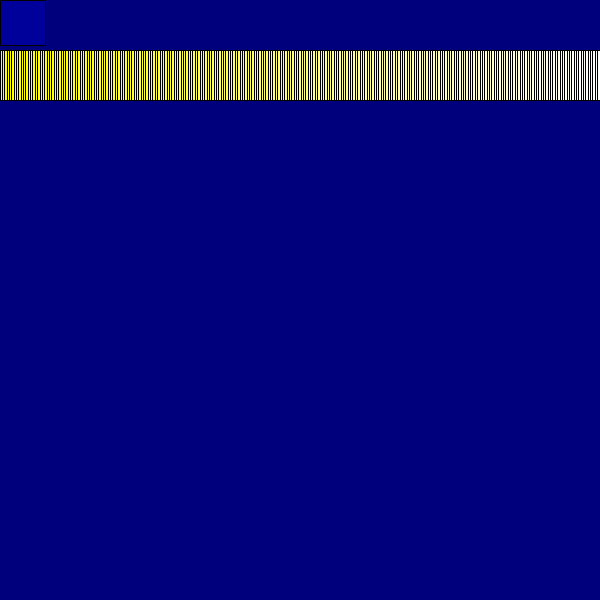
Frame 1 (no input)
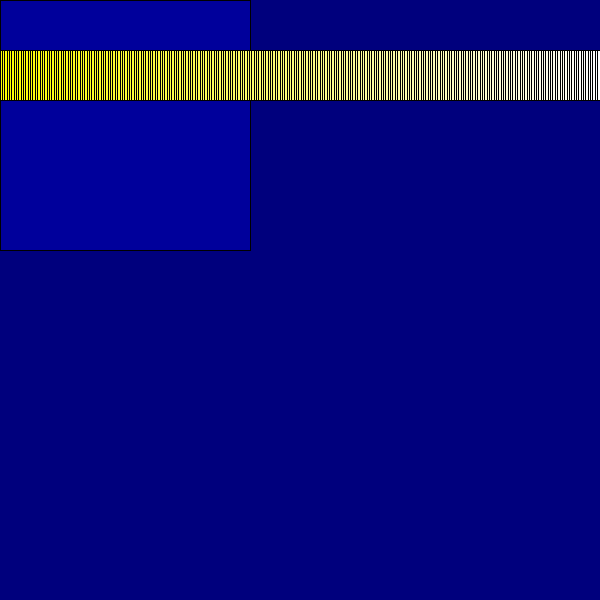
Frame 60 (the mouse pressed at the canvas centre just before this capture)
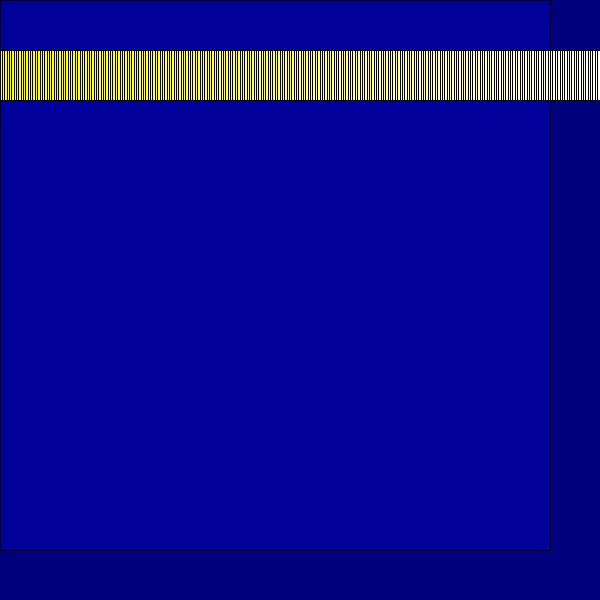
Frame 120 (the mouse held since frame 60 and released just before this capture)

The Processing sketch that drew these frames (run headless with seeded random() and noise(); from frame 60 on, the mouse is pressed at the canvas centre):

// Processing sketch: Wk9_Midterm_Map_Scope_Array_Practice
// ── Wk9_Midterm_Map_Scope_Array_Practice.pde
int num = 255;

float [] b = new float [num];
float [] xPos = new float [num];

float size = 50;
float incr = 5;

boolean grow;

void setup(){
  size(600,600);
  
   for (int i = 0; i<num; i++){
     b[i] = map(i,0,num,0,255);
     xPos[i] = map(i,0,num,0,600);
  }
   
}


void draw(){
background(0,0,125);
     if(size>width || size>height){
       grow=false;
     }else if(size<1){
       grow=true;
     }
     
     if(grow==false){
       size-=incr;
     }else{
       size+=incr;
     }
     
         fill(0,0,155);
       rect (0,0, size, size);
       
       
            for (int i = 0; i<num; i++){
       for(int j= 0; i<num; i++){
  fill(255,255,b[i]);
  rect(xPos[i], 50, 25,50);
  //rect(xPos[i], 500, 25,50);
     
 
}
     }  
}
